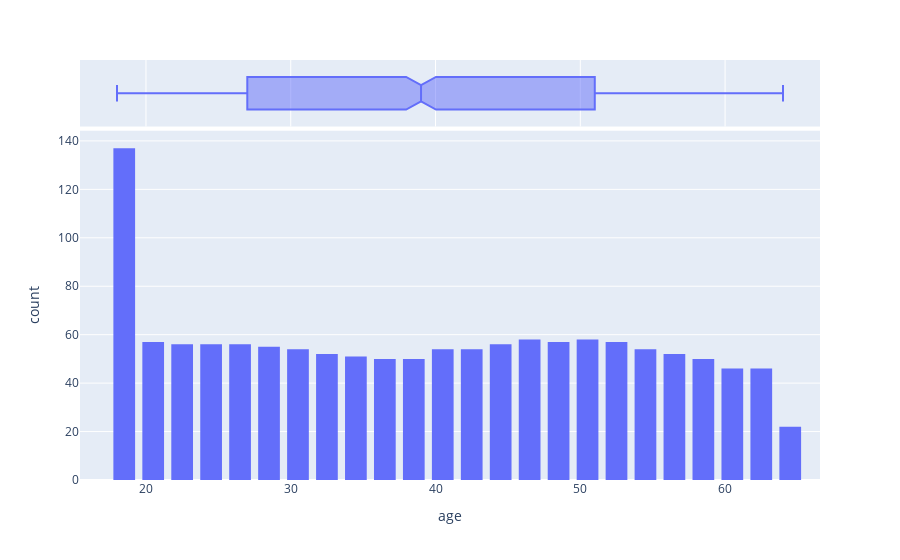

Write notebook code for a chart like this one.
### Markdown cell above
##### Exploring each Feature "Age"

### Code cell
fig=px.histogram(data_frame=df,x="age",marginal="box")
fig.update_layout(bargap=0.25)

### Figure 1 — Plotly figure (JSON) as saved in the notebook; plotly's stock layout.template omitted (floating-point values rounded to 4 significant figures; data arrays with more than 128 entries replaced by an {"elided": "..."} marker saying what was removed)
{"data": [{"alignmentgroup": "True", "bingroup": "x", "hovertemplate": "age=%{x}<br>count=%{y}<extra></extra>", "legendgroup": "", "marker": {"color": "#636efa", "pattern": {"shape": ""}}, "name": "", "offsetgroup": "", "orientation": "v", "showlegend": false, "type": "histogram", "x": {"elided": "1338 int values"}, "xaxis": "x", "yaxis": "y"}, {"alignmentgroup": "True", "hovertemplate": "age=%{x}<extra></extra>", "legendgroup": "", "marker": {"color": "#636efa"}, "name": "", "notched": true, "offsetgroup": "", "showlegend": false, "type": "box", "x": {"elided": "1338 int values"}, "xaxis": "x2", "yaxis": "y2"}], "layout": {"bargap": 0.25, "barmode": "relative", "legend": {"tracegroupgap": 0}, "margin": {"t": 60}, "xaxis": {"anchor": "y", "domain": [0, 1], "title": {"text": "age"}}, "xaxis2": {"anchor": "y2", "domain": [0, 1], "matches": "x", "showgrid": true, "showticklabels": false}, "yaxis": {"anchor": "x", "domain": [0, 0.8316], "title": {"text": "count"}}, "yaxis2": {"anchor": "x2", "domain": [0.8416, 1], "matches": "y2", "showgrid": false, "showline": false, "showticklabels": false, "ticks": ""}}}
